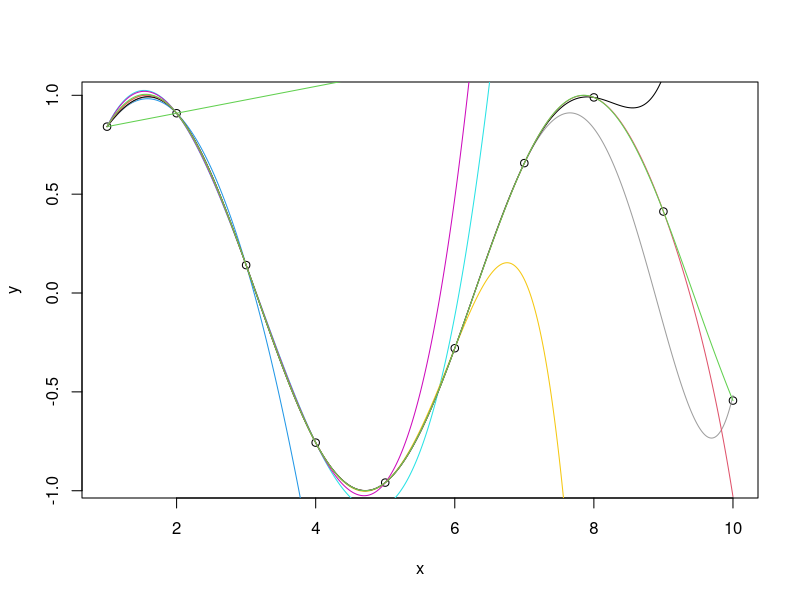
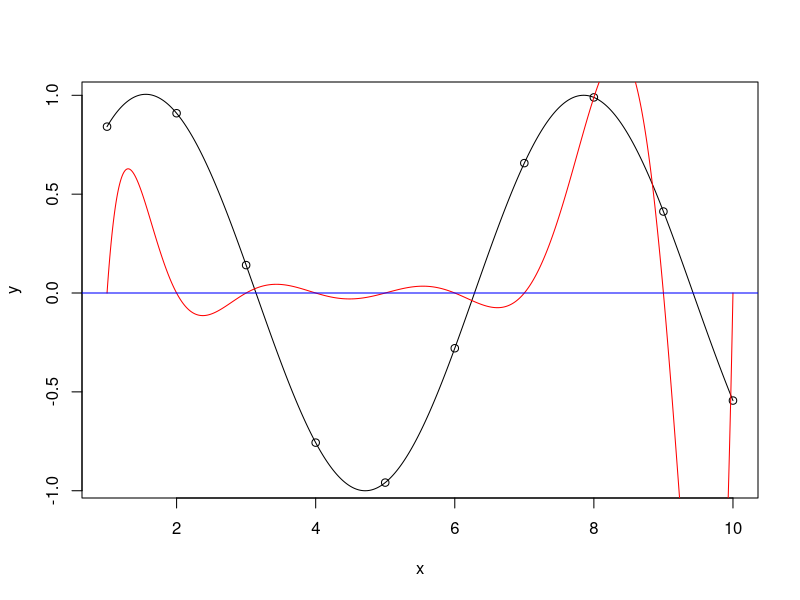

Reproduce these figures in R, in order.
AddNewtonCoef <- function(x, y, a){
  n <- length(x)
  scitani <- 0
  nasobeni <- 1
  for(i in 1:(n-1)){
    scitani <- scitani + a[i]*nasobeni
    nasobeni <- nasobeni*(x[n]-x[i])
  }
  return((y-scitani)/nasobeni)
}
NewtonPolynomial <- function(z, a, x){
  n <- length(a)
  res <- a[n]
  if(n > 1){
    for(i in (n-1):1) res <- res*(z - x[i]) + a[i]
  }
  return(res)
}


n <- 10
x <- 1:n
y <- sin(x)
plot(x, y)

a <- y[1]
for(i in 2:n) a[i] <- AddNewtonCoef(x[1:i], y[i], a)

z <- seq(x[1], x[n], 0.01) 

for(i in 2:n) lines(z, NewtonPolynomial(z, a[1:i], x[1:i]), col=i+1)




l <- function(xa, x, j){
  res <- 1
  for(i in 1:length(x)){
    if(i != j) res <- res*(xa-x[i])/(x[j]-x[i])
  }
  return(res)
}
print(l(x[1], x, 1))
print(l(x[1], x, 2))
print(l(x[1], x, 8))
Lagrange <- function(xa, x, y){
  res <- 0
  for(i in 1:length(x)) res <- res+y[i]*l(xa, x, i)
  return(res)
}
plot(x,y)
lines(z, Lagrange(z, x, y))
lines(z, y[8]*l(z, x, 8), col='red')
abline(h=0, col='blue')
